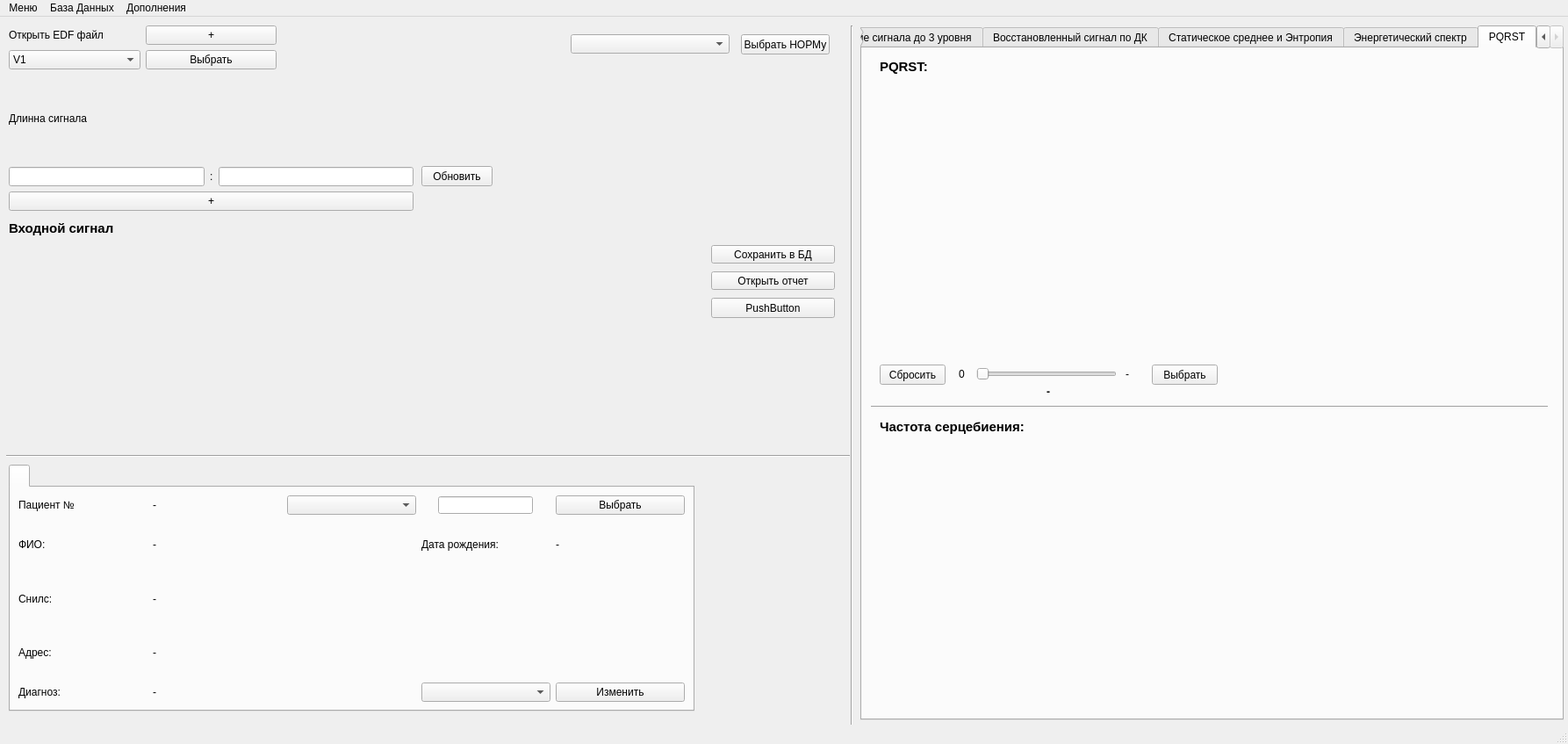
<?xml version="1.0" encoding="UTF-8"?>
<ui version="4.0">
 <class>MainWindow</class>
 <widget class="QMainWindow" name="MainWindow">
  <property name="geometry">
   <rect>
    <x>0</x>
    <y>0</y>
    <width>1786</width>
    <height>847</height>
   </rect>
  </property>
  <property name="windowTitle">
   <string>MainWindow</string>
  </property>
  <widget class="QWidget" name="centralwidget">
   <widget class="Line" name="line">
    <property name="geometry">
     <rect>
      <x>960</x>
      <y>10</y>
      <width>20</width>
      <height>881</height>
     </rect>
    </property>
    <property name="orientation">
     <enum>Qt::Vertical</enum>
    </property>
   </widget>
   <widget class="QWidget" name="layoutWidget">
    <property name="geometry">
     <rect>
      <x>10</x>
      <y>10</y>
      <width>461</width>
      <height>211</height>
     </rect>
    </property>
    <layout class="QVBoxLayout" name="verticalLayout">
     <item>
      <layout class="QGridLayout" name="gridLayout">
       <item row="0" column="0">
        <widget class="QLabel" name="label">
         <property name="text">
          <string>Открыть EDF файл</string>
         </property>
        </widget>
       </item>
       <item row="1" column="0">
        <widget class="QComboBox" name="comboBox">
         <item>
          <property name="text">
           <string>V1</string>
          </property>
         </item>
         <item>
          <property name="text">
           <string>V2</string>
          </property>
         </item>
         <item>
          <property name="text">
           <string>V3</string>
          </property>
         </item>
         <item>
          <property name="text">
           <string>VR</string>
          </property>
         </item>
         <item>
          <property name="text">
           <string>VL</string>
          </property>
         </item>
         <item>
          <property name="text">
           <string>VF</string>
          </property>
         </item>
        </widget>
       </item>
       <item row="0" column="1">
        <widget class="QPushButton" name="pushButton">
         <property name="text">
          <string>+</string>
         </property>
        </widget>
       </item>
       <item row="0" column="2">
        <widget class="QLabel" name="label_4">
         <property name="text">
          <string/>
         </property>
        </widget>
       </item>
       <item row="1" column="1">
        <widget class="QPushButton" name="pushButton_7">
         <property name="text">
          <string>Выбрать</string>
         </property>
        </widget>
       </item>
      </layout>
     </item>
     <item>
      <layout class="QGridLayout" name="gridLayout_2">
       <item row="1" column="2">
        <widget class="QLineEdit" name="lineEdit_2"/>
       </item>
       <item row="1" column="1">
        <widget class="QLabel" name="label_3">
         <property name="text">
          <string>:</string>
         </property>
        </widget>
       </item>
       <item row="1" column="0">
        <widget class="QLineEdit" name="lineEdit"/>
       </item>
       <item row="0" column="0">
        <widget class="QLabel" name="label_2">
         <property name="text">
          <string>Длинна сигнала</string>
         </property>
        </widget>
       </item>
      </layout>
     </item>
     <item>
      <widget class="QPushButton" name="pushButton_3">
       <property name="text">
        <string>+</string>
       </property>
      </widget>
     </item>
    </layout>
   </widget>
   <widget class="QPushButton" name="pushButton_4">
    <property name="geometry">
     <rect>
      <x>480</x>
      <y>170</y>
      <width>81</width>
      <height>23</height>
     </rect>
    </property>
    <property name="text">
     <string>Обновить</string>
    </property>
   </widget>
   <widget class="QTabWidget" name="tabWidget">
    <property name="geometry">
     <rect>
      <x>980</x>
      <y>10</y>
      <width>801</width>
      <height>791</height>
     </rect>
    </property>
    <property name="currentIndex">
     <number>4</number>
    </property>
    <widget class="QWidget" name="tab">
     <attribute name="title">
      <string>Разложение сигнала до 3 уровня</string>
     </attribute>
     <widget class="PlotWidget" name="widget" native="true">
      <property name="geometry">
       <rect>
        <x>10</x>
        <y>40</y>
        <width>779</width>
        <height>171</height>
       </rect>
      </property>
     </widget>
     <widget class="QLabel" name="label_7">
      <property name="geometry">
       <rect>
        <x>10</x>
        <y>10</y>
        <width>781</width>
        <height>21</height>
       </rect>
      </property>
      <property name="font">
       <font>
        <pointsize>11</pointsize>
        <weight>75</weight>
        <bold>true</bold>
       </font>
      </property>
      <property name="text">
       <string>Разложение сигнала до уровня 1</string>
      </property>
     </widget>
     <widget class="QLabel" name="label_8">
      <property name="geometry">
       <rect>
        <x>10</x>
        <y>220</y>
        <width>781</width>
        <height>21</height>
       </rect>
      </property>
      <property name="font">
       <font>
        <pointsize>11</pointsize>
        <weight>75</weight>
        <bold>true</bold>
       </font>
      </property>
      <property name="text">
       <string>Разложение сигнала до уровня 2</string>
      </property>
     </widget>
     <widget class="PlotWidget" name="widget_2" native="true">
      <property name="geometry">
       <rect>
        <x>10</x>
        <y>250</y>
        <width>779</width>
        <height>171</height>
       </rect>
      </property>
     </widget>
     <widget class="PlotWidget" name="widget_3" native="true">
      <property name="geometry">
       <rect>
        <x>10</x>
        <y>460</y>
        <width>779</width>
        <height>171</height>
       </rect>
      </property>
     </widget>
     <widget class="QLabel" name="label_9">
      <property name="geometry">
       <rect>
        <x>10</x>
        <y>430</y>
        <width>781</width>
        <height>21</height>
       </rect>
      </property>
      <property name="font">
       <font>
        <pointsize>11</pointsize>
        <weight>75</weight>
        <bold>true</bold>
       </font>
      </property>
      <property name="text">
       <string>Разложение сигнала до уровня 3</string>
      </property>
     </widget>
    </widget>
    <widget class="QWidget" name="tab_2">
     <attribute name="title">
      <string>Восстановленный сигнал по ДК</string>
     </attribute>
     <widget class="PlotWidget" name="widget_5" native="true">
      <property name="geometry">
       <rect>
        <x>10</x>
        <y>40</y>
        <width>779</width>
        <height>171</height>
       </rect>
      </property>
     </widget>
     <widget class="QLabel" name="label_10">
      <property name="geometry">
       <rect>
        <x>10</x>
        <y>10</y>
        <width>781</width>
        <height>21</height>
       </rect>
      </property>
      <property name="font">
       <font>
        <pointsize>11</pointsize>
        <weight>75</weight>
        <bold>true</bold>
       </font>
      </property>
      <property name="text">
       <string>Восстановленный сигнал по детализирующим коэфициентам на частоте:</string>
      </property>
     </widget>
     <widget class="QLabel" name="label_11">
      <property name="geometry">
       <rect>
        <x>10</x>
        <y>220</y>
        <width>781</width>
        <height>21</height>
       </rect>
      </property>
      <property name="font">
       <font>
        <pointsize>11</pointsize>
        <weight>75</weight>
        <bold>true</bold>
       </font>
      </property>
      <property name="text">
       <string>Восстановленный сигнал по детализирующим коэфициентам на частоте:</string>
      </property>
     </widget>
     <widget class="PlotWidget" name="widget_6" native="true">
      <property name="geometry">
       <rect>
        <x>10</x>
        <y>250</y>
        <width>779</width>
        <height>171</height>
       </rect>
      </property>
     </widget>
     <widget class="PlotWidget" name="widget_7" native="true">
      <property name="geometry">
       <rect>
        <x>10</x>
        <y>460</y>
        <width>779</width>
        <height>171</height>
       </rect>
      </property>
     </widget>
     <widget class="QLabel" name="label_12">
      <property name="geometry">
       <rect>
        <x>10</x>
        <y>430</y>
        <width>781</width>
        <height>21</height>
       </rect>
      </property>
      <property name="font">
       <font>
        <pointsize>11</pointsize>
        <weight>75</weight>
        <bold>true</bold>
       </font>
      </property>
      <property name="text">
       <string>Восстановленный сигнал по детализирующим коэфициентам на частоте:</string>
      </property>
     </widget>
    </widget>
    <widget class="QWidget" name="tab_3">
     <attribute name="title">
      <string>Статическое среднее и Энтропия</string>
     </attribute>
     <widget class="QLabel" name="label_13">
      <property name="geometry">
       <rect>
        <x>10</x>
        <y>30</y>
        <width>271</width>
        <height>21</height>
       </rect>
      </property>
      <property name="font">
       <font>
        <pointsize>11</pointsize>
        <weight>75</weight>
        <bold>true</bold>
       </font>
      </property>
      <property name="text">
       <string>Статическое среднее:</string>
      </property>
     </widget>
     <widget class="QLabel" name="label_14">
      <property name="geometry">
       <rect>
        <x>10</x>
        <y>360</y>
        <width>271</width>
        <height>21</height>
       </rect>
      </property>
      <property name="font">
       <font>
        <pointsize>11</pointsize>
        <weight>75</weight>
        <bold>true</bold>
       </font>
      </property>
      <property name="text">
       <string>Энтропия:</string>
      </property>
     </widget>
     <widget class="QLabel" name="label_15">
      <property name="geometry">
       <rect>
        <x>10</x>
        <y>60</y>
        <width>771</width>
        <height>171</height>
       </rect>
      </property>
      <property name="text">
       <string>-</string>
      </property>
     </widget>
     <widget class="QLabel" name="label_16">
      <property name="geometry">
       <rect>
        <x>10</x>
        <y>390</y>
        <width>771</width>
        <height>51</height>
       </rect>
      </property>
      <property name="text">
       <string>-</string>
      </property>
     </widget>
     <widget class="QLabel" name="label_29">
      <property name="geometry">
       <rect>
        <x>10</x>
        <y>240</y>
        <width>771</width>
        <height>111</height>
       </rect>
      </property>
      <property name="font">
       <font>
        <pointsize>8</pointsize>
        <weight>50</weight>
        <bold>false</bold>
       </font>
      </property>
      <property name="text">
       <string>Отклонение от нормы: -</string>
      </property>
     </widget>
     <widget class="QLabel" name="label_35">
      <property name="geometry">
       <rect>
        <x>10</x>
        <y>450</y>
        <width>781</width>
        <height>21</height>
       </rect>
      </property>
      <property name="font">
       <font>
        <pointsize>11</pointsize>
        <weight>75</weight>
        <bold>true</bold>
       </font>
      </property>
      <property name="text">
       <string>Стохастические характеристики компонент кардиосигнала:</string>
      </property>
     </widget>
     <widget class="QLabel" name="label_36">
      <property name="geometry">
       <rect>
        <x>10</x>
        <y>480</y>
        <width>771</width>
        <height>51</height>
       </rect>
      </property>
      <property name="text">
       <string>-</string>
      </property>
     </widget>
     <widget class="QLabel" name="label_37">
      <property name="geometry">
       <rect>
        <x>10</x>
        <y>540</y>
        <width>771</width>
        <height>41</height>
       </rect>
      </property>
      <property name="font">
       <font>
        <pointsize>8</pointsize>
        <weight>50</weight>
        <bold>false</bold>
       </font>
      </property>
      <property name="text">
       <string>Отклонения от нормы: -</string>
      </property>
     </widget>
    </widget>
    <widget class="QWidget" name="tab_4">
     <attribute name="title">
      <string>Энергетический спектр</string>
     </attribute>
     <widget class="PlotWidget" name="widget_8" native="true">
      <property name="geometry">
       <rect>
        <x>10</x>
        <y>40</y>
        <width>779</width>
        <height>171</height>
       </rect>
      </property>
     </widget>
     <widget class="QLabel" name="label_17">
      <property name="geometry">
       <rect>
        <x>10</x>
        <y>10</y>
        <width>781</width>
        <height>21</height>
       </rect>
      </property>
      <property name="font">
       <font>
        <pointsize>11</pointsize>
        <weight>75</weight>
        <bold>true</bold>
       </font>
      </property>
      <property name="text">
       <string>Энергетический спектр PS1</string>
      </property>
     </widget>
     <widget class="PlotWidget" name="widget_9" native="true">
      <property name="geometry">
       <rect>
        <x>10</x>
        <y>250</y>
        <width>779</width>
        <height>171</height>
       </rect>
      </property>
     </widget>
     <widget class="QLabel" name="label_18">
      <property name="geometry">
       <rect>
        <x>10</x>
        <y>220</y>
        <width>781</width>
        <height>21</height>
       </rect>
      </property>
      <property name="font">
       <font>
        <pointsize>11</pointsize>
        <weight>75</weight>
        <bold>true</bold>
       </font>
      </property>
      <property name="text">
       <string>Энергетический спектр PS2</string>
      </property>
     </widget>
     <widget class="QLabel" name="label_31">
      <property name="geometry">
       <rect>
        <x>10</x>
        <y>430</y>
        <width>781</width>
        <height>21</height>
       </rect>
      </property>
      <property name="font">
       <font>
        <pointsize>11</pointsize>
        <weight>75</weight>
        <bold>true</bold>
       </font>
      </property>
      <property name="text">
       <string>Энергетический спектр PS3</string>
      </property>
     </widget>
     <widget class="PlotWidget" name="widget_18" native="true">
      <property name="geometry">
       <rect>
        <x>10</x>
        <y>460</y>
        <width>779</width>
        <height>171</height>
       </rect>
      </property>
     </widget>
    </widget>
    <widget class="QWidget" name="tab_5">
     <attribute name="title">
      <string>PQRST</string>
     </attribute>
     <widget class="PlotWidget" name="widget_10" native="true">
      <property name="geometry">
       <rect>
        <x>20</x>
        <y>40</y>
        <width>381</width>
        <height>311</height>
       </rect>
      </property>
     </widget>
     <widget class="QLabel" name="label_5">
      <property name="geometry">
       <rect>
        <x>20</x>
        <y>10</y>
        <width>331</width>
        <height>21</height>
       </rect>
      </property>
      <property name="font">
       <font>
        <pointsize>11</pointsize>
        <weight>75</weight>
        <bold>true</bold>
       </font>
      </property>
      <property name="text">
       <string>PQRST:</string>
      </property>
     </widget>
     <widget class="Line" name="line_3">
      <property name="geometry">
       <rect>
        <x>10</x>
        <y>400</y>
        <width>771</width>
        <height>16</height>
       </rect>
      </property>
      <property name="orientation">
       <enum>Qt::Horizontal</enum>
      </property>
     </widget>
     <widget class="QLabel" name="label_30">
      <property name="geometry">
       <rect>
        <x>210</x>
        <y>380</y>
        <width>21</width>
        <height>21</height>
       </rect>
      </property>
      <property name="font">
       <font>
        <weight>75</weight>
        <bold>true</bold>
       </font>
      </property>
      <property name="text">
       <string>-</string>
      </property>
     </widget>
     <widget class="QPushButton" name="pushButton_11">
      <property name="geometry">
       <rect>
        <x>330</x>
        <y>360</y>
        <width>75</width>
        <height>23</height>
       </rect>
      </property>
      <property name="text">
       <string>Выбрать</string>
      </property>
     </widget>
     <widget class="QLabel" name="label_38">
      <property name="geometry">
       <rect>
        <x>300</x>
        <y>360</y>
        <width>31</width>
        <height>21</height>
       </rect>
      </property>
      <property name="text">
       <string>-</string>
      </property>
     </widget>
     <widget class="QPushButton" name="pushButton_12">
      <property name="geometry">
       <rect>
        <x>20</x>
        <y>360</y>
        <width>75</width>
        <height>23</height>
       </rect>
      </property>
      <property name="text">
       <string>Сбросить</string>
      </property>
     </widget>
     <widget class="QSlider" name="horizontalSlider_2">
      <property name="geometry">
       <rect>
        <x>130</x>
        <y>360</y>
        <width>160</width>
        <height>22</height>
       </rect>
      </property>
      <property name="orientation">
       <enum>Qt::Horizontal</enum>
      </property>
     </widget>
     <widget class="QLabel" name="label_39">
      <property name="geometry">
       <rect>
        <x>110</x>
        <y>360</y>
        <width>16</width>
        <height>21</height>
       </rect>
      </property>
      <property name="text">
       <string>0</string>
      </property>
     </widget>
     <widget class="PlotWidget" name="widget_11" native="true">
      <property name="geometry">
       <rect>
        <x>20</x>
        <y>450</y>
        <width>541</width>
        <height>161</height>
       </rect>
      </property>
     </widget>
     <widget class="QLabel" name="label_6">
      <property name="geometry">
       <rect>
        <x>20</x>
        <y>420</y>
        <width>331</width>
        <height>21</height>
       </rect>
      </property>
      <property name="font">
       <font>
        <pointsize>11</pointsize>
        <weight>75</weight>
        <bold>true</bold>
       </font>
      </property>
      <property name="text">
       <string>Частота серцебиения:</string>
      </property>
     </widget>
    </widget>
   </widget>
   <widget class="PlotWidget" name="widget_4" native="true">
    <property name="geometry">
     <rect>
      <x>10</x>
      <y>260</y>
      <width>781</width>
      <height>229</height>
     </rect>
    </property>
   </widget>
   <widget class="QLabel" name="label_32">
    <property name="geometry">
     <rect>
      <x>10</x>
      <y>230</y>
      <width>781</width>
      <height>21</height>
     </rect>
    </property>
    <property name="font">
     <font>
      <pointsize>11</pointsize>
      <weight>75</weight>
      <bold>true</bold>
     </font>
    </property>
    <property name="text">
     <string>Входной сигнал</string>
    </property>
   </widget>
   <widget class="QPushButton" name="pushButton_5">
    <property name="geometry">
     <rect>
      <x>810</x>
      <y>260</y>
      <width>141</width>
      <height>21</height>
     </rect>
    </property>
    <property name="text">
     <string>Сохранить в БД</string>
    </property>
   </widget>
   <widget class="QPushButton" name="pushButton_6">
    <property name="geometry">
     <rect>
      <x>810</x>
      <y>290</y>
      <width>141</width>
      <height>21</height>
     </rect>
    </property>
    <property name="text">
     <string>Открыть отчет</string>
    </property>
   </widget>
   <widget class="QTabWidget" name="tabWidget">
    <property name="geometry">
     <rect>
      <x>10</x>
      <y>510</y>
      <width>781</width>
      <height>281</height>
     </rect>
    </property>
    <widget class="QWidget" name="Page1">
     <attribute name="title">
      <string/>
     </attribute>
     <layout class="QGridLayout" name="gridLayout_4">
      <item row="3" column="0">
       <widget class="QLabel" name="label_28">
        <property name="text">
         <string>Адрес:</string>
        </property>
       </widget>
      </item>
      <item row="0" column="0">
       <widget class="QLabel" name="label_19">
        <property name="text">
         <string>Пациент № </string>
        </property>
       </widget>
      </item>
      <item row="4" column="0">
       <widget class="QLabel" name="label_33">
        <property name="text">
         <string>Диагноз:</string>
        </property>
       </widget>
      </item>
      <item row="3" column="1" colspan="4">
       <widget class="QLabel" name="label_27">
        <property name="text">
         <string>-</string>
        </property>
       </widget>
      </item>
      <item row="1" column="4">
       <widget class="QLabel" name="label_24">
        <property name="text">
         <string>-</string>
        </property>
       </widget>
      </item>
      <item row="0" column="1">
       <widget class="QLabel" name="label_26">
        <property name="text">
         <string>-</string>
        </property>
       </widget>
      </item>
      <item row="4" column="1" colspan="2">
       <widget class="QLabel" name="label_34">
        <property name="text">
         <string>-</string>
        </property>
       </widget>
      </item>
      <item row="0" column="2">
       <widget class="QComboBox" name="comboBox_2"/>
      </item>
      <item row="1" column="0">
       <widget class="QLabel" name="label_20">
        <property name="text">
         <string>ФИО: </string>
        </property>
       </widget>
      </item>
      <item row="1" column="3">
       <widget class="QLabel" name="label_21">
        <property name="text">
         <string>Дата рождения:</string>
        </property>
       </widget>
      </item>
      <item row="1" column="1" colspan="2">
       <widget class="QLabel" name="label_23">
        <property name="text">
         <string>-</string>
        </property>
       </widget>
      </item>
      <item row="2" column="1" colspan="4">
       <widget class="QLabel" name="label_25">
        <property name="text">
         <string>-</string>
        </property>
       </widget>
      </item>
      <item row="2" column="0">
       <widget class="QLabel" name="label_22">
        <property name="text">
         <string>Снилс:</string>
        </property>
       </widget>
      </item>
      <item row="4" column="4">
       <widget class="QPushButton" name="pushButton_10">
        <property name="text">
         <string>Изменить</string>
        </property>
       </widget>
      </item>
      <item row="4" column="3">
       <widget class="QComboBox" name="comboBox_4"/>
      </item>
      <item row="0" column="4">
       <widget class="QPushButton" name="pushButton_8">
        <property name="text">
         <string>Выбрать</string>
        </property>
       </widget>
      </item>
      <item row="0" column="3" alignment="Qt::AlignHCenter">
       <widget class="QLineEdit" name="lineEdit_3">
        <property name="maximumSize">
         <size>
          <width>473</width>
          <height>20</height>
         </size>
        </property>
       </widget>
      </item>
     </layout>
    </widget>
   </widget>
   <widget class="Line" name="line_2">
    <property name="geometry">
     <rect>
      <x>7</x>
      <y>490</y>
      <width>961</width>
      <height>20</height>
     </rect>
    </property>
    <property name="orientation">
     <enum>Qt::Horizontal</enum>
    </property>
   </widget>
   <widget class="QPushButton" name="pushButton_2">
    <property name="geometry">
     <rect>
      <x>810</x>
      <y>320</y>
      <width>141</width>
      <height>23</height>
     </rect>
    </property>
    <property name="text">
     <string>PushButton</string>
    </property>
   </widget>
   <widget class="QPushButton" name="pushButton_9">
    <property name="geometry">
     <rect>
      <x>844</x>
      <y>20</y>
      <width>101</width>
      <height>23</height>
     </rect>
    </property>
    <property name="text">
     <string>Выбрать НОРМу</string>
    </property>
   </widget>
   <widget class="QComboBox" name="comboBox_3">
    <property name="geometry">
     <rect>
      <x>650</x>
      <y>20</y>
      <width>181</width>
      <height>22</height>
     </rect>
    </property>
   </widget>
  </widget>
  <widget class="QMenuBar" name="menubar">
   <property name="geometry">
    <rect>
     <x>0</x>
     <y>0</y>
     <width>1786</width>
     <height>21</height>
    </rect>
   </property>
   <widget class="QMenu" name="menu">
    <property name="title">
     <string>Меню</string>
    </property>
    <addaction name="action"/>
   </widget>
   <widget class="QMenu" name="menu_2">
    <property name="title">
     <string>База Данных</string>
    </property>
    <addaction name="action_2"/>
    <addaction name="separator"/>
    <addaction name="action_4"/>
    <addaction name="action_5"/>
    <addaction name="action_6"/>
   </widget>
   <widget class="QMenu" name="menu_3">
    <property name="title">
     <string>Дополнения</string>
    </property>
    <addaction name="action_3"/>
    <addaction name="action_7"/>
   </widget>
   <addaction name="menu"/>
   <addaction name="menu_2"/>
   <addaction name="menu_3"/>
  </widget>
  <widget class="QStatusBar" name="statusbar"/>
  <action name="action">
   <property name="text">
    <string>Выход</string>
   </property>
  </action>
  <action name="action_2">
   <property name="text">
    <string>Открыть Базу данных</string>
   </property>
  </action>
  <action name="action_4">
   <property name="text">
    <string>Добавить &quot;Пациента&quot; в Базу Данных</string>
   </property>
  </action>
  <action name="action_3">
   <property name="text">
    <string>Работа с изображениями</string>
   </property>
  </action>
  <action name="action_5">
   <property name="text">
    <string>Добавить значение &quot;Норм&quot; в Базу Данных</string>
   </property>
  </action>
  <action name="action_6">
   <property name="text">
    <string>Добавить название &quot;Болезни&quot; в Базу данных</string>
   </property>
  </action>
  <action name="action_7">
   <property name="text">
    <string>Работа с ИИ</string>
   </property>
  </action>
 </widget>
 <customwidgets>
  <customwidget>
   <class>PlotWidget</class>
   <extends>QWidget</extends>
   <header>pyqtgraph</header>
   <container>1</container>
  </customwidget>
 </customwidgets>
 <resources/>
 <connections/>
</ui>
